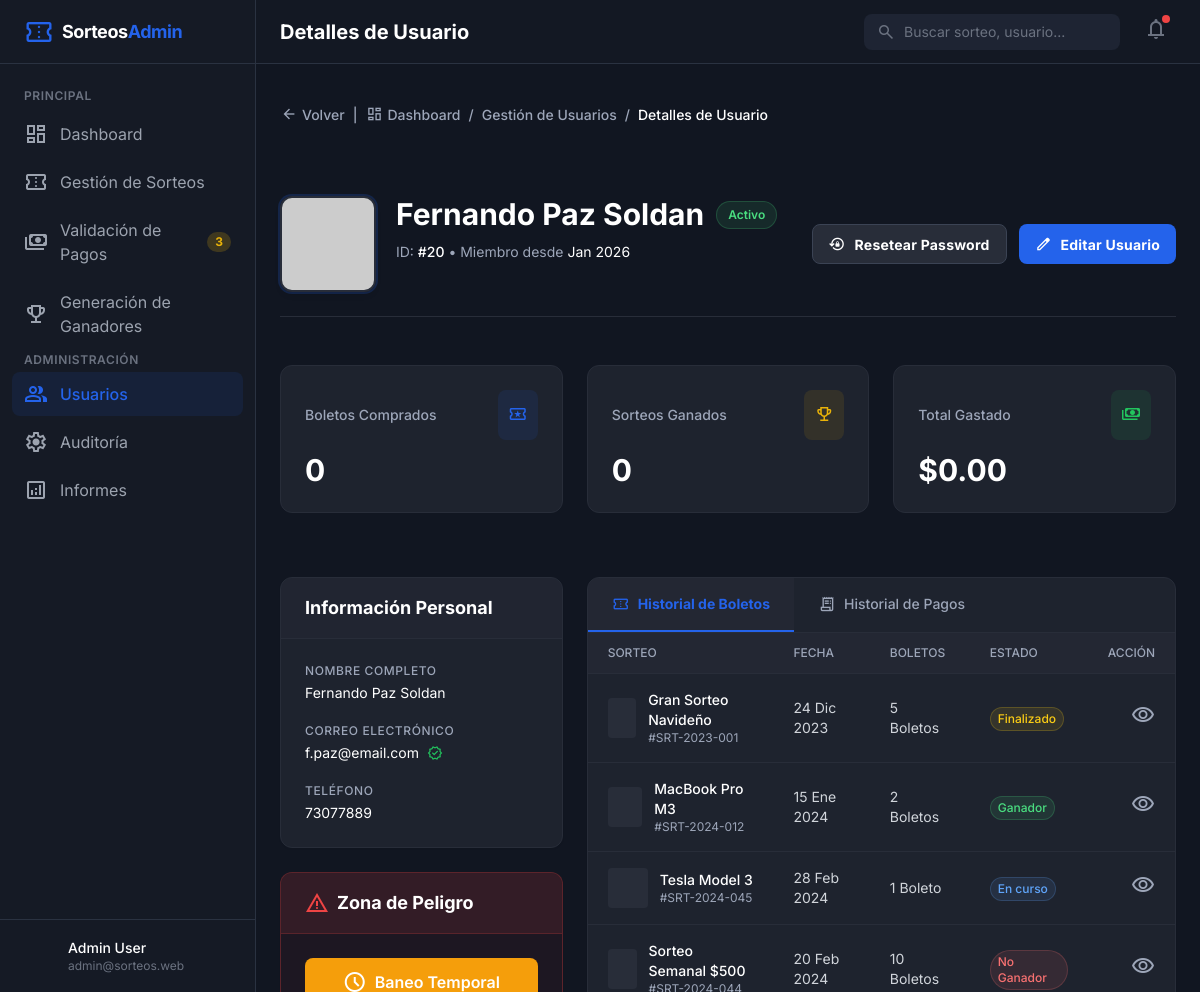
/php/administrador/DetallesUsuarioAdmin.php?userId=20, run on the app's committed database.
### tables this page shows
CREATE TABLE `usuarios` (
  `id_usuario` int(11) NOT NULL,
  `primer_nombre` varchar(50) NOT NULL,
  `apellido_paterno` varchar(50) NOT NULL,
  `apellido_materno` varchar(50) NOT NULL,
  `email` varchar(100) NOT NULL,
  `password_hash` varchar(255) NOT NULL,
  `telefono` varchar(20) DEFAULT NULL,
  `saldo_disponible` decimal(12,2) DEFAULT 0.00,
  `estado` enum('Activo','Baneado','Inactivo') DEFAULT 'Activo',
  `id_rol` int(11) NOT NULL,
  `last_login` timestamp NULL DEFAULT NULL,
  `created_at` timestamp NOT NULL DEFAULT current_timestamp(),
  `deleted_at` timestamp NULL DEFAULT NULL
);

### php/administrador/DetallesUsuarioAdmin.php (the view, shortened to what the rows shown need)
<!DOCTYPE html>
<?php
$conn = getDBConnection();
$userId = isset($_GET['userId']) ? intval($_GET['userId']) : 0;
$userData = null;
if ($userId > 0) {
    $query = "SELECT u.id_usuario, u.primer_nombre, u.apellido_paterno, u.apellido_materno,
                     u.email, u.telefono, u.estado, u.created_at,
                     (SELECT COUNT(*) FROM boletos WHERE id_usuario_actual = u.id_usuario AND estado = 'Vendido') as boletos_comprados,
                     (SELECT COUNT(*) FROM ganadores WHERE id_usuario = u.id_usuario) as sorteos_ganados,
                     (SELECT COALESCE(SUM(monto_total), 0) FROM transacciones WHERE id_usuario = u.id_usuario AND estado_pago = 'Completado') as total_gastado
              FROM usuarios u
              WHERE u.id_usuario = ?";
    $stmt = $conn->prepare($query);
    $stmt->bind_param('i', $userId);
    $stmt->execute();
    $result = $stmt->get_result();
    if ($result->num_rows > 0) {
        $userData = $result->fetch_assoc();
        $nombreCompleto = trim($userData['primer_nombre'] . ' ' . $userData['apellido_paterno'] . ' ' . $userData['apellido_materno']);
        $fechaRegistro = date('M Y', strtotime($userData['created_at']));
        $estado = $userData['estado'];
        $estadoClasses = [
            'Activo' => 'bg-green-400/10 text-green-400 ring-green-400/20',
            'Inactivo' => 'bg-gray-400/10 text-gray-400 ring-gray-400/20',
            'Baneado' => 'bg-red-400/10 text-red-400 ring-red-400/20'
        ];
        $estadoClass = $estadoClasses[$estado] ?? $estadoClasses['Inactivo'];
    }
}
?>
<html class="dark" lang="es"><head>
<script src="https://cdn.tailwindcss.com?plugins=forms,container-queries"></script>
<script id="tailwind-config">
        tailwind.config = {
            darkMode: "class",
            theme: {
                extend: {
                    colors: {
                        "primary": "#2463eb",
                        "background-light": "#f6f6f8",
                        "background-dark": "#111621",
                        "card-dark": "#1e2433",
                        "border-dark": "#2a3241",
                    },
                    fontFamily: {
                        "display": ["Inter", "sans-serif"]
                    },
                    borderRadius: {"DEFAULT": "0.25rem", "lg": "0.5rem", "xl": "0.75rem", "full": "9999px"},
                },
            },
        }
    </script>
</head>
<body class="bg-background-light dark:bg-background-dark text-slate-900 dark:text-white antialiased overflow-hidden">
<div class="flex h-screen w-full overflow-hidden">
<main class="flex-1 flex flex-col h-full bg-background-light dark:bg-background-dark relative overflow-hidden">
<header class="h-16 flex-shrink-0 flex items-center justify-between px-6 border-b border-gray-200 dark:border-border-dark bg-white dark:bg-[#151a25]/80 backdrop-blur-md z-20">
<div class="flex items-center gap-4">
<h1 class="text-xl font-bold text-slate-900 dark:text-white hidden sm:block">Detalles de Usuario</h1>
</div>
</header>
<div class="flex-1 overflow-y-auto p-6">
<div class="max-w-[1200px] mx-auto w-full space-y-8">
<div class="flex flex-col md:flex-row flex-wrap justify-between gap-6 py-6 border-b border-[#282d39]">
<div class="flex items-start gap-5">
<?php if ($userData): ?>
<?php
$avatarUrl = 'https://ui-avatars.com/api/?name=' . urlencode($nombreCompleto) . '&background=2463eb&color=fff';
?>
<div class="bg-center bg-no-repeat aspect-square bg-cover rounded-xl size-24 border-2 border-[#282d39] shadow-md ring-2 ring-primary/20" data-alt="User Profile Picture" style='background-image: url("<?php echo htmlspecialchars($avatarUrl); ?>");'></div>
<div class="flex flex-col gap-2">
<div class="flex items-center gap-3 flex-wrap">
<h1 id="user-nombre-header" class="text-white text-3xl font-bold leading-tight"><?php echo htmlspecialchars($nombreCompleto); ?></h1>
<span class="inline-flex items-center gap-1.5 rounded-full <?php echo $estadoClass; ?> px-3 py-1.5 text-xs font-semibold ring-1 ring-inset">
                                        <?php echo htmlspecialchars($estado); ?>
                                    </span>
</div>
<p class="text-[#9da6b9] text-sm font-normal">ID: <span id="user-id-display" class="text-white font-medium">#<?php echo $userData['id_usuario']; ?></span> • Miembro desde <span class="text-white"><?php echo $fechaRegistro; ?></span></p>
</div>
<?php else: ?>
<div class="text-red-400">Usuario no encontrado</div>
<?php endif; ?>
</div>
</div>
<div class="grid grid-cols-1 lg:grid-cols-3 gap-6 py-4">
<div class="flex flex-col gap-6 lg:col-span-1">
<div class="rounded-xl border border-[#282d39] bg-[#1e232e] overflow-hidden shadow-sm">
<div class="p-6 flex flex-col gap-5">
<?php if ($userData): ?>
<div class="flex flex-col gap-1">
<p class="text-[#9da6b9] text-xs font-medium uppercase tracking-wider">Nombre Completo</p>
<p id="user-nombre" class="text-white text-sm"><?php echo htmlspecialchars($nombreCompleto); ?></p>
</div>
<div class="flex flex-col gap-1">
<p class="text-[#9da6b9] text-xs font-medium uppercase tracking-wider">Correo Electrónico</p>
<div class="flex items-center gap-2">
<p id="user-email" class="text-white text-sm"><?php echo htmlspecialchars($userData['email']); ?></p>
<span class="material-symbols-outlined text-green-500 text-[16px]" title="Verificado">verified</span>
</div>
</div>
<div class="flex flex-col gap-1">
<p class="text-[#9da6b9] text-xs font-medium uppercase tracking-wider">Teléfono</p>
<p id="user-telefono" class="text-white text-sm"><?php echo htmlspecialchars($userData['telefono'] ?: 'No proporcionado'); ?></p>
</div>
<?php endif; ?>
</div>
</div>
</div>
<div class="flex flex-col gap-6 lg:col-span-2">
<div class="rounded-xl border border-[#282d39] bg-[#1e232e] overflow-hidden flex flex-col h-full shadow-sm">
<div id="tablaBoletos" class="p-0 overflow-x-auto">
<table class="w-full text-left border-collapse">
<thead>
<tr class="bg-[#282d39]/50 border-b border-[#282d39]">
<th class="py-3 px-5 text-[#9da6b9] text-xs font-medium uppercase">Sorteo</th>
<th class="py-3 px-5 text-[#9da6b9] text-xs font-medium uppercase">Fecha</th>
<th class="py-3 px-5 text-[#9da6b9] text-xs font-medium uppercase">Boletos</th>
<th class="py-3 px-5 text-[#9da6b9] text-xs font-medium uppercase">Estado</th>
<th class="py-3 px-5 text-[#9da6b9] text-xs font-medium uppercase text-right">Acción</th>
</tr>
</thead>
</table>
</div>
</div>
</div>
</div>
</div>
</div>
</div>
</body></html>

### data on the page
usuarios: nombreCompleto "Fernando Paz Soldan", estado "Activo", id_usuario "20", created_at "Jan 2026", email "f.paz@email.com", telefono "73077889"

### other printed values
$userData['boletos_comprados'] "0"
$userData['sorteos_ganados'] "0"
$userData['total_gastado'] "0.00"
